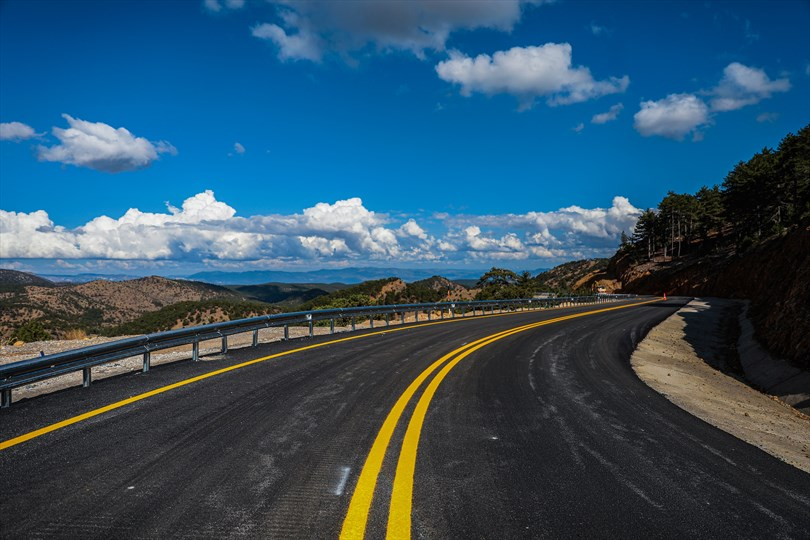
#> input picture goruntuİslemeVize/yol.jpg, 810 x 540 px
$ python yol_tespit.py
#> lines starting #> are read from the running program, lines starting #| are printed output that depends on the picture; after the words box and inside, x2 and y2 are one past the last pixel; in counts of white or black regions, pixels touching at a corner belong together
import cv2
import numpy as np


image = cv2.imread('yol.jpg')
#> image is the input picture: shape (540, 810, 3); mean B, G, R 102.7, 82, 48.9


hsv_image = cv2.cvtColor(image, cv2.COLOR_BGR2HSV)
#> hsv_image: shape (540, 810, 3); mean H, S, V 89.4, 125.1, 110

lower_yellow = np.array([20, 100, 100])
upper_yellow = np.array([30, 255, 255])


yellow_mask = cv2.inRange(hsv_image, lower_yellow, upper_yellow)
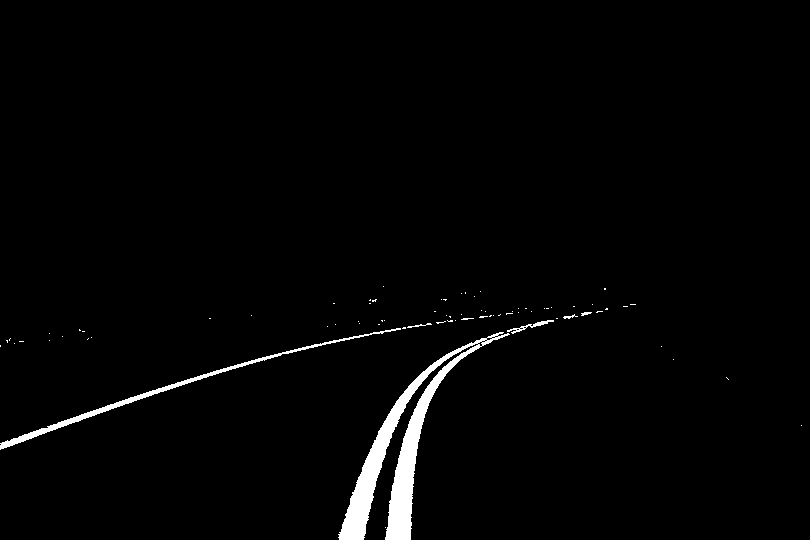
#> yellow_mask: shape (540, 810); 2% white; 75 white regions (69 under 20 px), largest, box (x1, y1, x2, y2) and area: (338, 332, 510, 540) 6492, (0, 328, 401, 450) 1659, (507, 320, 554, 334) 143, (407, 323, 432, 328) 39, (563, 314, 578, 319) 30, (581, 312, 592, 316) 27


edges = cv2.Canny(yellow_mask, 50, 150)
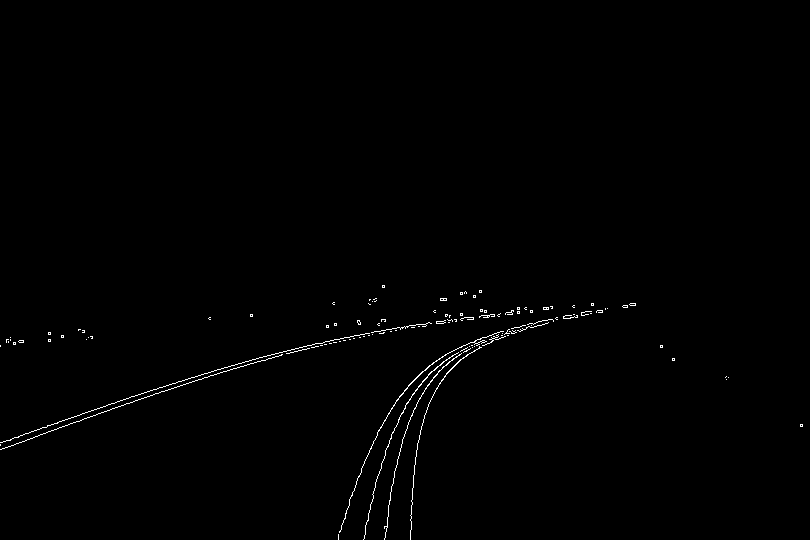
#> edges: shape (540, 810); 0.58% white in thin lines or dots, all inside (x1, y1, x2, y2) = (0, 285, 803, 540)


lines = cv2.HoughLinesP(edges, 1, np.pi / 180, 50, minLineLength=30, maxLineGap=5)
#> lines = 13 rows, first 6: [138, 399, 233, 368], [0, 442, 178, 381], [0, 449, 142, 398], [250, 363, 343, 340], [271, 354, 398, 327], [195, 376, 273, 354]


if lines is not None:
    for line in lines:
        x1, y1, x2, y2 = line[0]
        cv2.line(image, (x1, y1), (x2, y2), (0, 0, 255), 2)
#> this loop made 13 passes
#> (x1, y1, x2, y2) on passes 1 to 12: (138, 399, 233, 368), (0, 442, 178, 381), (0, 449, 142, 398), (250, 363, 343, 340), (271, 354, 398, 327), (195, 376, 273, 354), (505, 333, 547, 323), (440, 323, 519, 311), (394, 328, 513, 311), (411, 507, 418, 440), (390, 494, 407, 425), (481, 347, 514, 327)
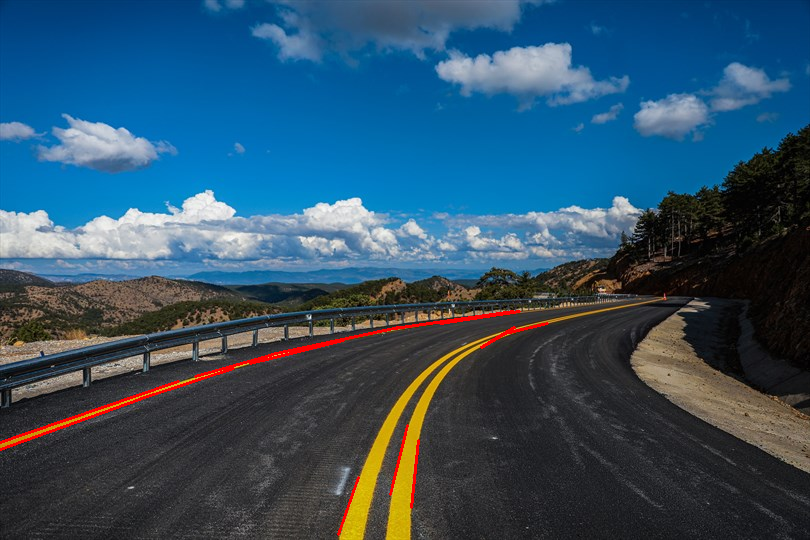
#> image: shape (540, 810, 3); 0.77% of pixels changed, all inside (x1, y1, x2, y2) = (0, 310, 549, 536)


cv2.imshow('Detected Yellow Lines', image)
cv2.waitKey(0)
cv2.destroyAllWindows()
